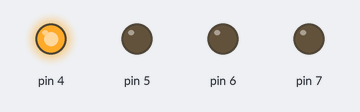
Simulated run of this sketch. Board: Arduino Uno, built with avr-gcc and run on an emulated ATmega328P. Parts: output pins drawn as LEDs (lit = HIGH).

Above: at 0.2 s.
At 1.2 s:
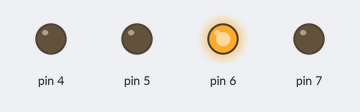
At 2.7 s:
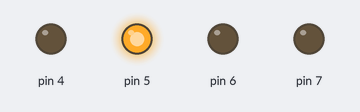
At 3.7 s:
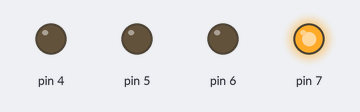
Timing chart, 0 to 4.6 s (numbered marks = the images above):
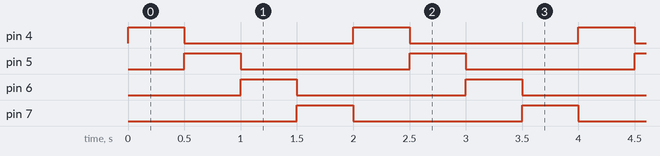

Measured:
- by itself, pin 4–7: alternates HIGH for 0.50 s and LOW for 1.5 s
- by itself, everything shown: repeats every 2.0 s, in 5 steps

The sketch:

LigarLeds.ino
```cpp
void setup() {
  pinMode(4, OUTPUT);
  pinMode(5, OUTPUT);
  pinMode(6, OUTPUT);
  pinMode(7, OUTPUT);
}

void loop() {
    digitalWrite(4, HIGH);
    delay(500);
    digitalWrite(4, LOW);
    digitalWrite(5, HIGH);
    delay(500);
    digitalWrite(5, LOW);
    digitalWrite(6, HIGH);
    delay(500);
    digitalWrite(6, LOW);
    digitalWrite(7, HIGH);
    delay(500);
    digitalWrite(7, LOW);

}
```
